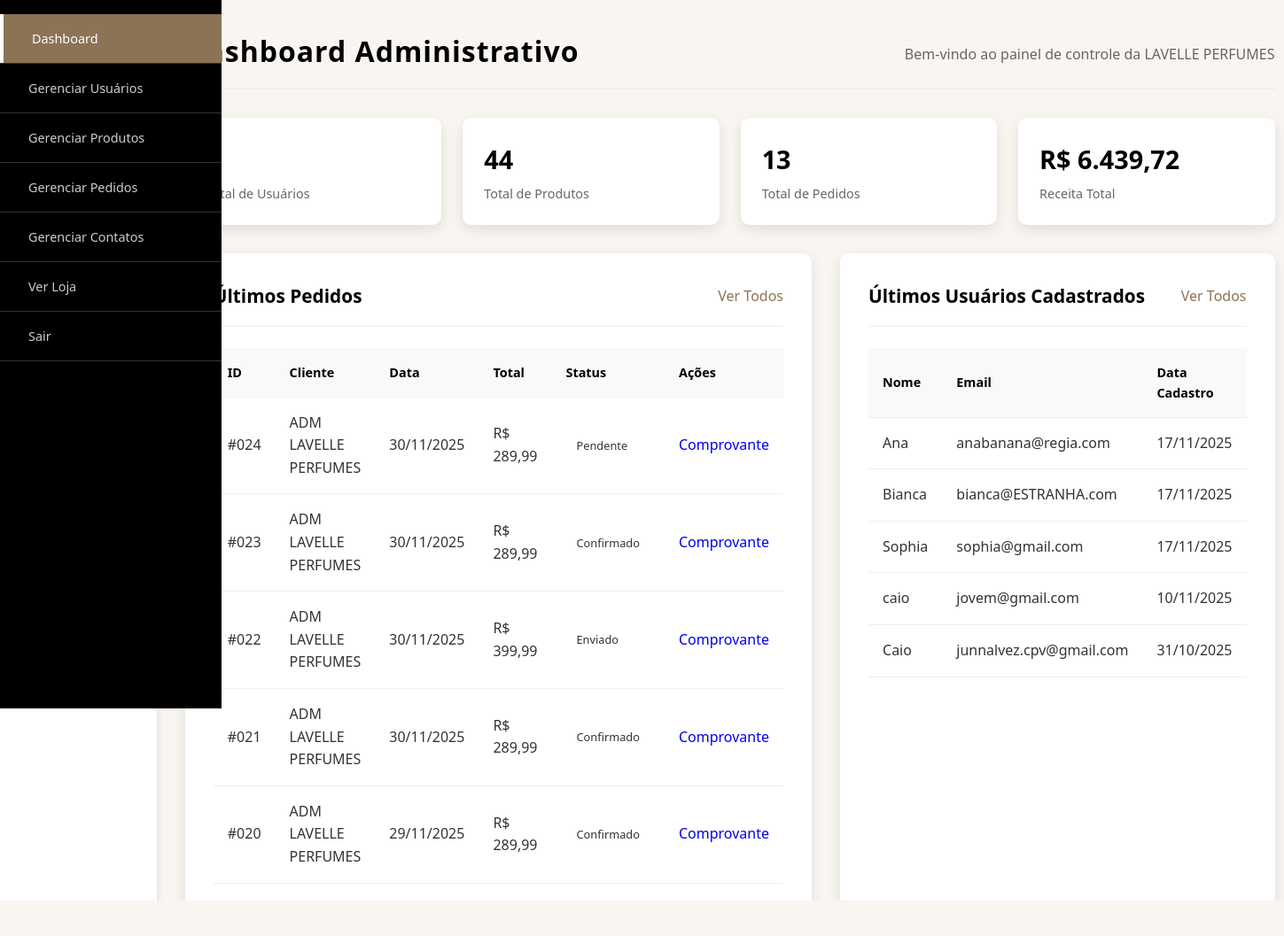
/admin/dashboard.php (signed in), run on the app's committed database.
### tables this page shows
CREATE TABLE `pedidos` (
  `id` int(11) NOT NULL,
  `usuario_id` int(11) NOT NULL,
  `data_pedido` datetime DEFAULT current_timestamp(),
  `total` decimal(10,2) NOT NULL,
  `status` varchar(50) DEFAULT NULL,
  `metodo_pagamento` varchar(50) DEFAULT NULL,
  `endereco_entrega` text DEFAULT NULL,
  `created_at` timestamp NOT NULL DEFAULT current_timestamp()
);

CREATE TABLE `usuarios` (
  `id` int(11) NOT NULL,
  `nome` varchar(100) NOT NULL,
  `email` varchar(150) NOT NULL,
  `senha` varchar(255) NOT NULL,
  `data_cadastro` timestamp NOT NULL DEFAULT current_timestamp(),
  `telefone` varchar(20) DEFAULT NULL,
  `endereco` text DEFAULT NULL,
  `cidade` varchar(100) DEFAULT NULL,
  `estado` varchar(50) DEFAULT NULL,
  `cep` varchar(10) DEFAULT NULL,
  `foto_perfil` varchar(255) DEFAULT NULL,
  `created_at` timestamp NOT NULL DEFAULT current_timestamp()
);

### admin/dashboard.php (the view, shortened to what this page needs)
<?php
$database = new Database();
$db = $database->getConnection();
$total_usuarios = 0;
$total_produtos = 0;
$total_pedidos = 0;
$receita_total = 0;
$ultimos_usuarios = [];
$ultimos_pedidos = [];
try {
    $query_usuarios = "SELECT COUNT(*) as total FROM usuarios";
    $stmt_usuarios = $db->prepare($query_usuarios);
    $stmt_usuarios->execute();
    $total_usuarios = $stmt_usuarios->fetch(PDO::FETCH_ASSOC)['total'];
} catch(PDOException $e) {
    $total_usuarios = 0;
}
try {
    $query_produtos = "SELECT COUNT(*) as total FROM produtos";
    $stmt_produtos = $db->prepare($query_produtos);
    $stmt_produtos->execute();
    $total_produtos = $stmt_produtos->fetch(PDO::FETCH_ASSOC)['total'];
} catch(PDOException $e) {
    $total_produtos = 0;
}
try {
    $query_pedidos = "SELECT COUNT(*) as total, COALESCE(SUM(total), 0) as receita FROM pedidos";
    $stmt_pedidos = $db->prepare($query_pedidos);
    $stmt_pedidos->execute();
    $result_pedidos = $stmt_pedidos->fetch(PDO::FETCH_ASSOC);
    $total_pedidos = $result_pedidos['total'];
    $receita_total = $result_pedidos['receita'];
} catch(PDOException $e) {
    $total_pedidos = 0;
    $receita_total = 0;
}
try {
    $query_ultimos_usuarios = "SELECT nome, email, created_at FROM usuarios ORDER BY created_at DESC LIMIT 5";
    $stmt_ultimos_usuarios = $db->prepare($query_ultimos_usuarios);
    $stmt_ultimos_usuarios->execute();
    $ultimos_usuarios = $stmt_ultimos_usuarios->fetchAll(PDO::FETCH_ASSOC);
} catch(PDOException $e) {
    $ultimos_usuarios = [];
}
try {
    $query_ultimos_pedidos = "
        SELECT p.id, p.data_pedido, p.total, p.status, u.nome as cliente_nome
        FROM pedidos p
        LEFT JOIN usuarios u ON p.usuario_id = u.id
        ORDER BY p.data_pedido DESC LIMIT 5
    ";
    $stmt_ultimos_pedidos = $db->prepare($query_ultimos_pedidos);
    $stmt_ultimos_pedidos->execute();
    $ultimos_pedidos = $stmt_ultimos_pedidos->fetchAll(PDO::FETCH_ASSOC);
} catch(PDOException $e) {
    $ultimos_pedidos = [];
}
include 'includes/header.php';
include 'includes/sidebar.php';
?>
<div class="main-content">
    <div class="page-header">
        <h1>Dashboard Administrativo</h1>
        <p>Bem-vindo ao painel de controle da LAVELLE PERFUMES</p>
    </div>
    <div class="stats-grid">
        <div class="stat-card">
            <div class="stat-info">
                <div class="stat-number"><?php echo $total_usuarios; ?></div>
                <div class="stat-label">Total de Usuários</div>
            </div>
        </div>
        <div class="stat-card">
            <div class="stat-info">
                <div class="stat-number"><?php echo $total_produtos; ?></div>
                <div class="stat-label">Total de Produtos</div>
            </div>
        </div>
        <div class="stat-card">
            <div class="stat-info">
                <div class="stat-number"><?php echo $total_pedidos; ?></div>
                <div class="stat-label">Total de Pedidos</div>
            </div>
        </div>
        <div class="stat-card">
            <div class="stat-info">
                <div class="stat-number">R$ <?php echo number_format($receita_total, 2, ',', '.'); ?></div>
                <div class="stat-label">Receita Total</div>
            </div>
        </div>
    </div>
    <div class="content-grid">
        <div class="content-card">
            <div class="card-header">
                <h2>Últimos Pedidos</h2>
                <a href="pedidos.php" class="btn-link">Ver Todos</a>
            </div>
            <div class="table-responsive">
                <?php if(!empty($ultimos_pedidos)): ?>
                    <table class="data-table">
                        <thead>
                            <tr>
                                <th>ID</th>
                                <th>Cliente</th>
                                <th>Data</th>
                                <th>Total</th>
                                <th>Status</th>
                                <th>Ações</th>
                            </tr>
                        </thead>
                        <tbody>
                            <?php foreach($ultimos_pedidos as $pedido): ?>
                            <tr>
                                <td>#<?php echo str_pad($pedido['id'], 3, '0', STR_PAD_LEFT); ?></td>
                                <td><?php echo htmlspecialchars($pedido['cliente_nome']); ?></td>
                                <td><?php echo date('d/m/Y', strtotime($pedido['data_pedido'])); ?></td>
                                <td>R$ <?php echo number_format($pedido['total'], 2, ',', '.'); ?></td>
                                <td>
                                    <span class="status-badge status-<?php echo $pedido['status']; ?>">
                                        <?php echo ucfirst($pedido['status']); ?>
                                    </span>
                                </td>
                                <td>
                                    <a href="?gerar_comprovante=<?php echo $pedido['id']; ?>" class="btn-small btn-success">Comprovante</a>
                                </td>
                            </tr>
                            <?php endforeach; ?>
                        </tbody>
                    </table>
                <?php else: ?>
                    <p style="text-align: center; color: #666; padding: 2rem;">
                        Nenhum pedido encontrado.
                    </p>
                <?php endif; ?>
            </div>
        </div>
        <div class="content-card">
            <div class="card-header">
                <h2>Últimos Usuários Cadastrados</h2>
                <a href="usuarios.php" class="btn-link">Ver Todos</a>
            </div>
            <div class="table-responsive">
                <?php if(!empty($ultimos_usuarios)): ?>
                    <table class="data-table">
                        <thead>
                            <tr>
                                <th>Nome</th>
                                <th>Email</th>
                                <th>Data Cadastro</th>
                            </tr>
                        </thead>
                        <tbody>
                            <?php foreach($ultimos_usuarios as $usuario): ?>
                            <tr>
                                <td><?php echo htmlspecialchars($usuario['nome']); ?></td>
                                <td><?php echo htmlspecialchars($usuario['email']); ?></td>
                                <td>
                                    <?php
                                    if(isset($usuario['created_at'])) {
                                        echo date('d/m/Y', strtotime($usuario['created_at']));
                                    } else {
                                        echo 'N/A';
                                    }
                                    ?>
                                </td>
                            </tr>
                            <?php endforeach; ?>
                        </tbody>
                    </table>
                <?php else: ?>
                    <p style="text-align: center; color: #666; padding: 2rem;">
                        <?php echo $total_usuarios === 0 ? 'Nenhum usuário cadastrado.' : 'Erro ao carregar usuários.'; ?>
                    </p>
                <?php endif; ?>
            </div>
        </div>
<?php include 'includes/footer.php'; ?>

### admin/css/style.css (style rules this page uses)
* { margin: 0; padding: 0; box-sizing: border-box; font-family: "Segoe UI", Tahoma, Geneva, Verdana, sans-serif; }
body { background-color: #f9f5f0; color: #333; line-height: 1.6; }
.main-content { flex: 1; padding: 2rem; }
a.btn-small.btn-success { text-decoration: none; }
.page-header { display: flex; justify-content: space-between; align-items: center; margin-bottom: 2rem; padding-bottom: 1rem; border-bottom: 2px solid #eee; }
.page-header h1 { font-size: 2rem; color: #000; letter-spacing: 1px; }
.page-header p { color: #666; margin-top: 0.5rem; }
.btn-link { color: #8b7355; text-decoration: none; font-weight: 500; transition: color 0.3s; }
.stats-grid { display: grid; grid-template-columns: repeat(auto-fit, minmax(250px, 1fr)); gap: 1.5rem; margin-bottom: 2rem; }
.stat-card { background: white; padding: 1.5rem; border-radius: 10px; box-shadow: 0 5px 15px rgba(0, 0, 0, 0.1); display: flex; align-items: center; gap: 1rem; transition: transform 0.3s; }
.stat-number { font-size: 1.8rem; font-weight: bold; color: #000; margin-bottom: 0.25rem; }
.stat-label { color: #666; font-size: 0.9rem; }
.content-grid { display: grid; grid-template-columns: 2fr 1fr; gap: 2rem; }
.content-card { background: white; padding: 2rem; border-radius: 10px; box-shadow: 0 5px 15px rgba(0, 0, 0, 0.1); }
.card-header { display: flex; justify-content: space-between; align-items: center; margin-bottom: 1.5rem; padding-bottom: 1rem; border-bottom: 1px solid #eee; }
.card-header h2 { font-size: 1.3rem; color: #000; }
.table-responsive { overflow-x: auto; }
.data-table { width: 100%; border-collapse: collapse; }
.data-table th, .data-table td { padding: 1rem; text-align: left; border-bottom: 1px solid #eee; }
.data-table th { background: #f8f9fa; font-weight: 600; color: #000; font-size: 0.9rem; }
.status-badge { padding: 0.25rem 0.75rem; border-radius: 15px; font-size: 0.8rem; font-weight: 500; display: inline-block; }

### data on the page
pedidos: id "024", usuario.nome "ADM LAVELLE PERFUMES", data_pedido "30/11/2025", total "289,99", status "Pendente"
pedidos: id "023", usuario.nome "ADM LAVELLE PERFUMES", data_pedido "30/11/2025", total "289,99", status "Confirmado"
pedidos: id "022", usuario.nome "ADM LAVELLE PERFUMES", data_pedido "30/11/2025", total "399,99", status "Enviado"
pedidos: id "021", usuario.nome "ADM LAVELLE PERFUMES", data_pedido "30/11/2025", total "289,99", status "Confirmado"
pedidos: id "020", usuario.nome "ADM LAVELLE PERFUMES", data_pedido "29/11/2025", total "289,99", status "Confirmado"
usuarios: nome "Ana", email "anabanana@regia.com", created_at "17/11/2025"
usuarios: nome "Bianca", email "bianca@ESTRANHA.com", created_at "17/11/2025"
usuarios: nome "Sophia", email "sophia@gmail.com", created_at "17/11/2025"
usuarios: nome "caio", email "jovem@gmail.com", created_at "10/11/2025"
usuarios: nome "Caio", email "junnalvez.cpv@gmail.com", created_at "31/10/2025"

### other printed values
$total_produtos "44"
$total_pedidos "13"
$receita_total "6.439,72"
